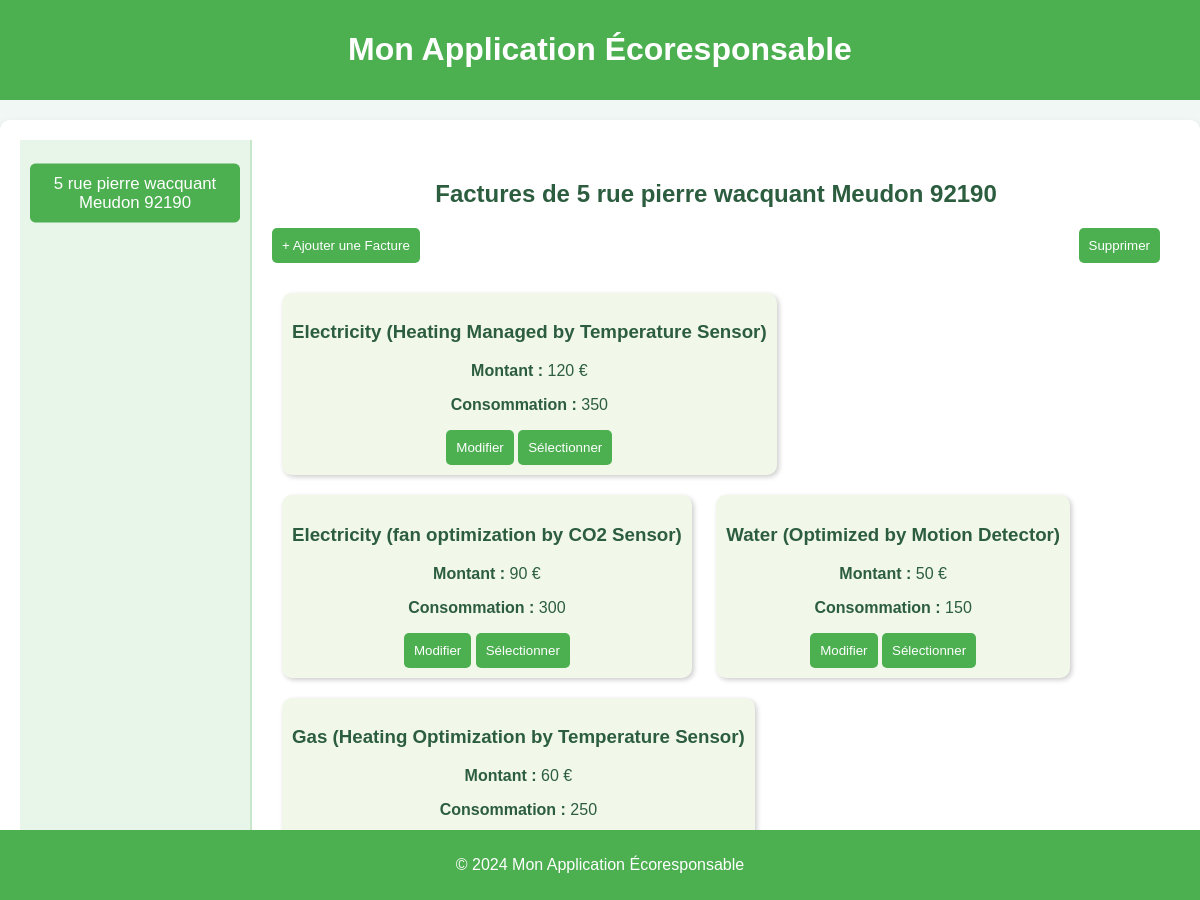
Page /visualiser_factures on the earlier database version.
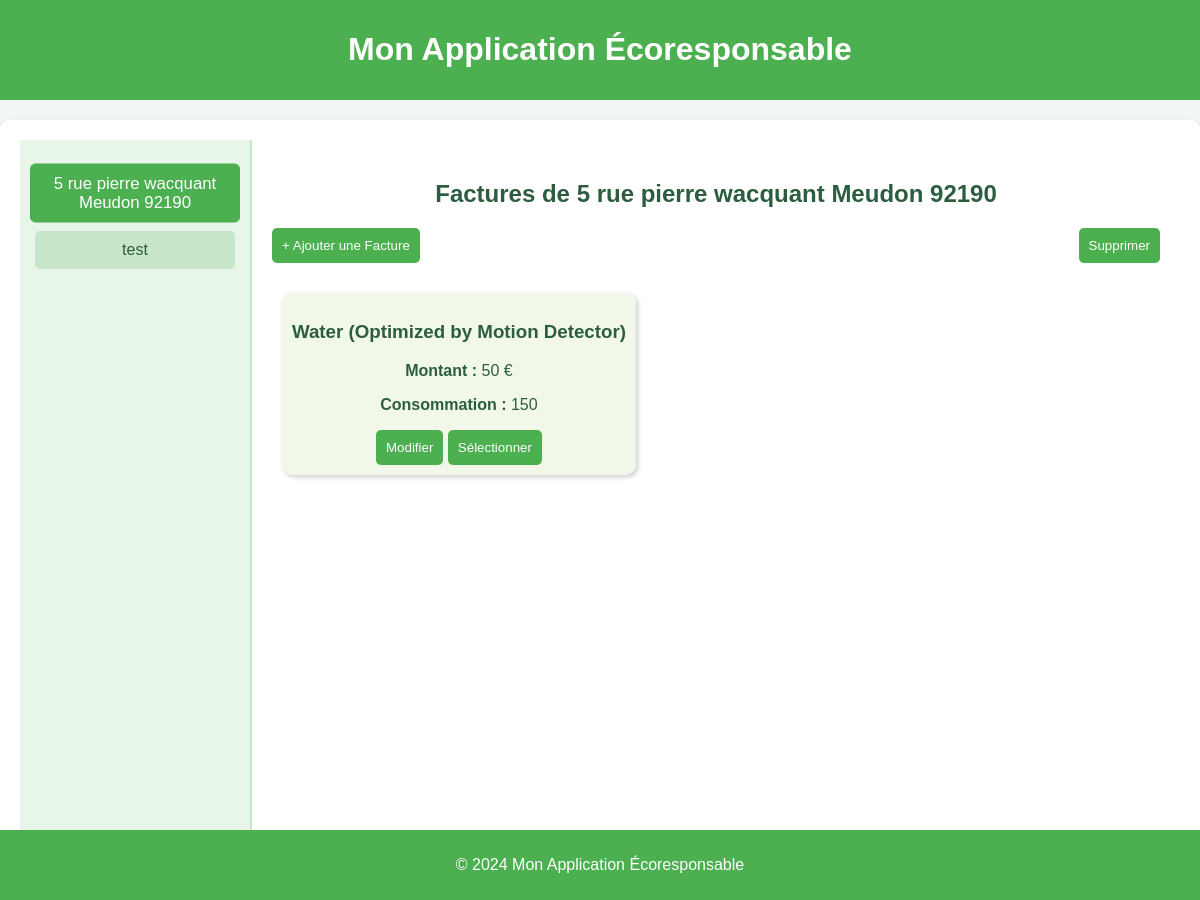
Same page on the later database version.
### tables this page shows
CREATE TABLE Housing (
housing_id INTEGER PRIMARY KEY, -- Identifiant unique pour chaque logement
address VARCHAR(255), -- Adresse du logement
phone_number VARCHAR(20), -- NumÃ©ro de contact pour le logement
ip_address VARCHAR(15), -- Adresse IP associÃ©e au logement
insert_date TIMESTAMP DEFAULT CURRENT_TIMESTAMP -- Horodatage de l'ajout de l'enregistrement
);

CREATE TABLE Invoice (
invoice_id INTEGER PRIMARY KEY, -- Identifiant unique pour chaque facture
housing_id INTEGER, -- RÃ©fÃ©rence au logement concernÃ© par la facture
type VARCHAR(100), -- Type de la facture (ex. : eau, Ã©lectricitÃ©)
amount INTEGER, -- Montant de la facture
value INTEGER, -- Valeur de la consommation en ressource
insert_date TIMESTAMP DEFAULT CURRENT_TIMESTAMP, -- Horodatage de l'ajout de l'enregistrement de la facture
FOREIGN KEY (housing_id) REFERENCES Housing(housing_id) -- Lien entre la facture et un logement spÃ©cifique
);

### main.py (the view)
@app.get("/visualiser_factures", response_class=HTMLResponse)
def visualiser_factures(request: Request, id: int = 1):
    conn = get_db_connection()
    logements = conn.execute("SELECT housing_id, address FROM Housing").fetchall()
    selected_logement = conn.execute("SELECT address FROM Housing WHERE housing_id = ?", (id,)).fetchone()
    factures = conn.execute("SELECT * FROM Invoice WHERE housing_id = ?", (id,)).fetchall()
    conn.close()
    return templates.TemplateResponse("visualiser_factures.html", {
        "request": request,
        "logements": logements,
        "factures": factures,
        "selected_id": id,
        "selected_logement_address": selected_logement["address"] if selected_logement else "Logement par Défaut"
    })

### templates/visualiser_factures.html (shortened to what this page needs)
{% extends "layout.html" %}
{% block content %}
<div class="container">
    <div class="menu">
        {% for logement in logements %}
        <div class="menu-item {% if selected_id == logement.housing_id %}active{% endif %}"
             onclick="location.href='?id={{ logement.housing_id }}'">
            {{ logement.address }}
        </div>
        {% endfor %}
    </div>
    <div class="content">
        <h2>Factures de {{ selected_logement_address or 'Logement par Défaut' }}</h2>
        <div class="actions">
            <button class="btn" onclick="openAddModal()">+ Ajouter une Facture</button>
            <button class="btn" onclick="deleteSelected()">Supprimer</button>
        </div>
        {% if factures %}
        {% for facture in factures %}
        <div class="tile" id="tile-{{ facture.invoice_id }}">
            <h3>{{ facture.type }}</h3>
            <p><strong>Montant :</strong> {{ facture.amount }} €</p>
            <p><strong>Consommation :</strong> {{ facture.value }}</p>
            <div style="margin-top: 10px;">
                <button class="btn" onclick="openEditModal('{{ facture.invoice_id }}', '{{ facture.type }}', '{{ facture.amount }}', '{{ facture.value }}')">Modifier</button>
                <button class="btn" onclick="toggleSelection('{{ facture.invoice_id }}')">Sélectionner</button>
            </div>
        </div>
        {% endfor %}
        {% else %}
        <p>Aucune facture trouvée pour ce logement.</p>
        {% endif %}
    </div>
</div>
{% endblock %}

### templates/layout.html (shortened to what this page needs)
<!DOCTYPE html>
<html lang="fr">
<head>
</head>
<body>
    <header>
        <h1>Mon Application Écoresponsable</h1>
    </header>
    <main>
        {% block content %}{% endblock %}
    </main>
    <footer>
        <p>&copy; 2024 Mon Application Écoresponsable</p>
    </footer>
</body>
</html>

### templates/layout.html (style rules this page uses)
body { font-family: Arial, sans-serif; margin: 0; padding: 0; background-color: #f0f7f4; color: #2c5d3f; }
header { background-color: #4caf50; color: white; text-align: center; padding: 10px 0; }
footer { background-color: #4caf50; color: white; text-align: center; padding: 10px 0; position: fixed; width: 100%; bottom: 0; }
main { margin: 20px auto; padding: 20px; max-width: 1200px; background-color: white; border-radius: 10px; box-shadow: 0 4px 10px rgba(0, 0, 0, 0.1); }
h1, h2 { text-align: center; }
.btn { background-color: #4caf50; color: white; border: none; border-radius: 5px; padding: 10px 20px; cursor: pointer; }

### templates/visualiser_factures.html (style rules this page uses)
.container { display: flex; height: 90vh; }
.menu { width: 200px; background-color: #e8f5e9; padding: 15px; border-right: 2px solid #c8e6c9; }
.menu-item { background-color: #c8e6c9; padding: 10px; margin: 10px 0; text-align: center; border-radius: 5px; cursor: pointer; transition: transform 0.3s, background 0.3s; }
.menu-item:hover, .menu-item.active { background-color: #4caf50; color: white; transform: scale(1.05); }
.content { flex: 1; padding: 20px; }
.actions { margin-bottom: 20px; display: flex; justify-content: space-between; }
.btn { background-color: #4caf50; color: white; border: none; padding: 10px; border-radius: 5px; cursor: pointer; transition: transform 0.2s; }
.tile { display: inline-block; background-color: #f1f8e9; border-radius: 10px; padding: 10px; margin: 10px; box-shadow: 2px 2px 5px rgba(0, 0, 0, 0.2); text-align: center; transition: transform 0.3s; }

Differences in the rows shown:
no longer on this page (row edited): Invoice: type "Electricity (Heating Managed by Temperature Sensor)", amount "120", value "350"
removed Invoice: type "Electricity (fan optimization by CO2 Sensor)", amount "90", value "300"
removed Invoice: type "Gas (Heating Optimization by Temperature Sensor)", amount "60", value "250"
added Housing: address "test"
